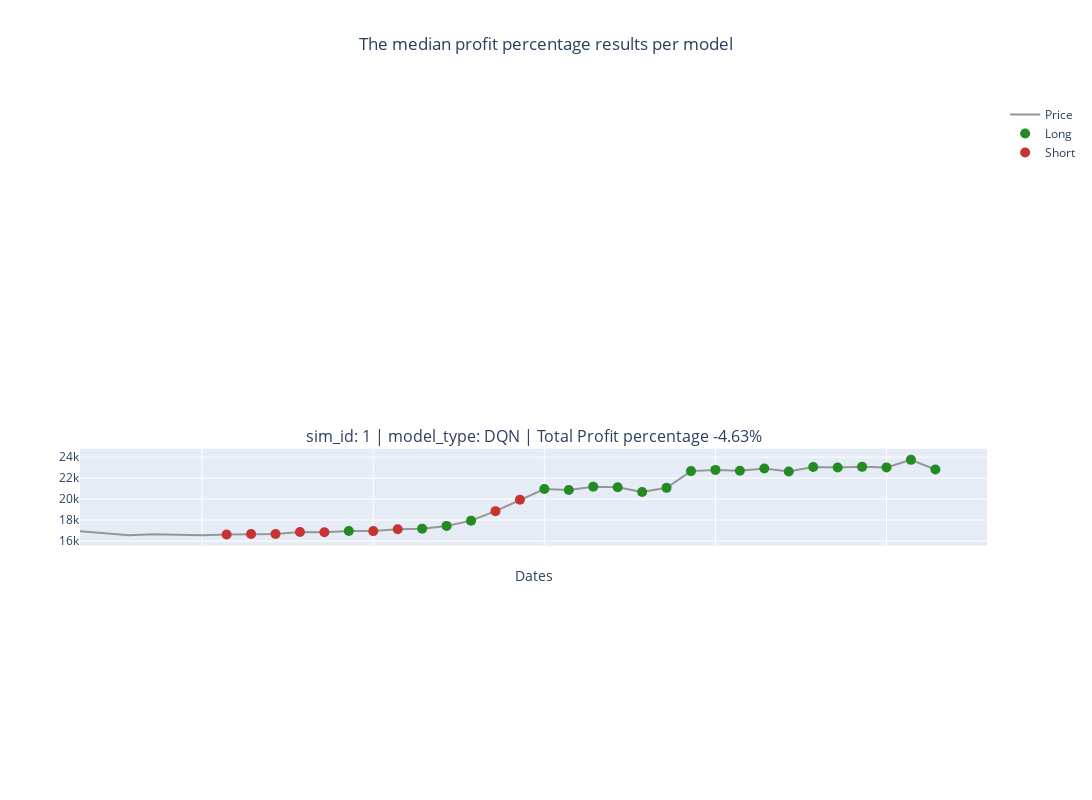

This figure's notebook cell:
### Code cell
plot_robot_actions_all_models(config_file_name_without_extension, "", "", median_sim_id_DQN, "")
